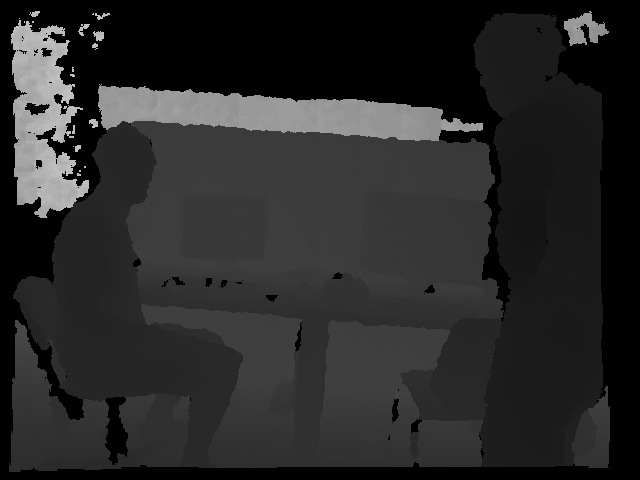
#> input picture clustering/1341846313.592088.png, 640 x 480 px, found by its file name
$ python DBSCAN.py
#> lines starting #> are read from the running program, lines starting #| are printed output that depends on the picture; after the words box and inside, x2 and y2 are one past the last pixel; in counts of white or black regions, pixels touching at a corner belong together
import cv2
import numpy as np
from sklearn.cluster import DBSCAN
from sklearn.preprocessing import StandardScaler
import matplotlib.pyplot as plt

DEPTH_THRESHOLD = 10.0  # meters

# read associated RGB + Depth
depth = cv2.imread("depth/1341846313.592088.png", cv2.IMREAD_UNCHANGED).astype(np.float32) / 5000.0
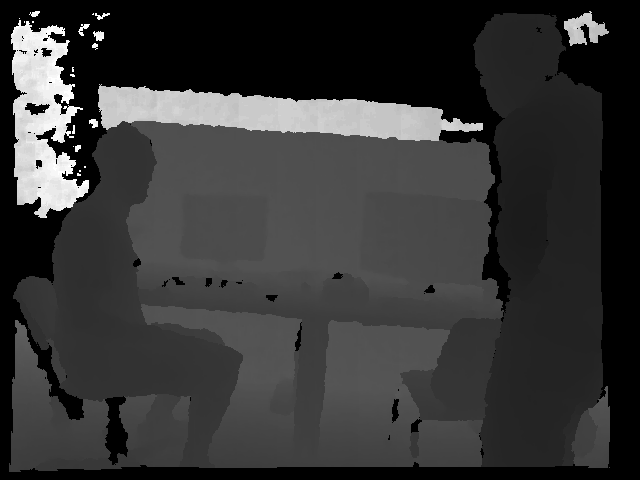
#> depth: shape (480, 640) float32; min 0, max 9.87, mean 2.1; drawn with min black and max white
rgb = cv2.imread("rgb/1341846313.592026.png")

h, w = depth.shape
#> h = 480; w = 640
mask = (depth > 0) & (depth < DEPTH_THRESHOLD)
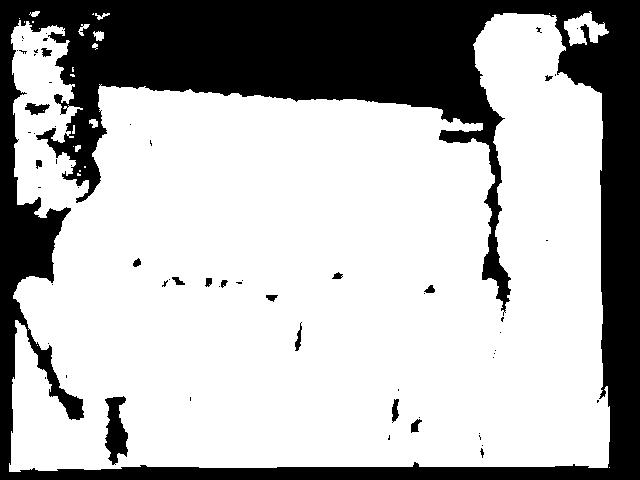
#> mask: shape (480, 640) bool; 70.6% white; 63 black regions (46 under 20 px), largest, box (x1, y1, x2, y2) and area: (0, 0, 640, 480) 88178, (105, 396, 128, 465) 1007, (25, 103, 50, 115) 181
ys, xs = np.where(mask)

print(f"Points used: {len(xs)}")
#| Points used: 216875

# TUM freiburg3 intrinsics
fx = 535.4
fy = 539.2
cx = 320.1
cy = 247.6

# pixel to point cloud
x3d = (xs - cx) * depth[ys, xs] / fx
y3d = (ys - cy) * depth[ys, xs] / fy
z3d = depth[ys, xs]

points_3d = np.column_stack([x3d, y3d, z3d])

points_scaled = np.column_stack([
    x3d,
    y3d,
    z3d * 1.1   # weighted depth value
])

# DBSCAN clustering
dbscan = DBSCAN(
    eps = 0.03,
    min_samples=50   # minimum samples to form a group
)
labels = dbscan.fit_predict(points_scaled)

unique_labels = np.unique(labels)
#> unique_labels = 137 values from -1 to 135
print(f"Clusters found: {len(unique_labels) - (1 if -1 in unique_labels else 0)}")
#| Clusters found: 136

# visualization
#> (the run stopped early here; a loop or call above may not have finished)
